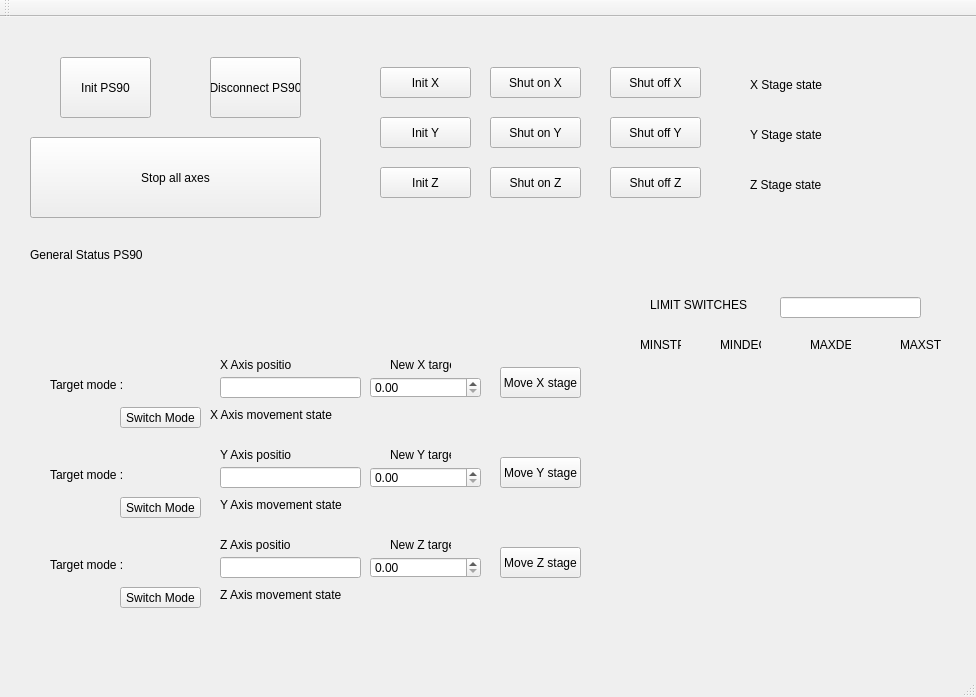
<?xml version="1.0" encoding="UTF-8"?>
<ui version="4.0">
 <class>OWIS_controller</class>
 <widget class="QMainWindow" name="OWIS_controller">
  <property name="geometry">
   <rect>
    <x>0</x>
    <y>0</y>
    <width>976</width>
    <height>697</height>
   </rect>
  </property>
  <property name="windowTitle">
   <string>OWIS_controller</string>
  </property>
  <widget class="QWidget" name="centralWidget">
   <widget class="QLabel" name="label_2">
    <property name="geometry">
     <rect>
      <x>220</x>
      <y>340</y>
      <width>71</width>
      <height>16</height>
     </rect>
    </property>
    <property name="text">
     <string>X Axis position</string>
    </property>
   </widget>
   <widget class="QLabel" name="label_8">
    <property name="geometry">
     <rect>
      <x>220</x>
      <y>520</y>
      <width>71</width>
      <height>16</height>
     </rect>
    </property>
    <property name="text">
     <string>Z Axis position</string>
    </property>
   </widget>
   <widget class="QPushButton" name="InitPS90Button">
    <property name="geometry">
     <rect>
      <x>60</x>
      <y>40</y>
      <width>91</width>
      <height>61</height>
     </rect>
    </property>
    <property name="text">
     <string>Init PS90</string>
    </property>
   </widget>
   <widget class="QLabel" name="label_10">
    <property name="geometry">
     <rect>
      <x>390</x>
      <y>520</y>
      <width>61</width>
      <height>16</height>
     </rect>
    </property>
    <property name="text">
     <string>New Z target: </string>
    </property>
   </widget>
   <widget class="QPushButton" name="moveAxisButton_X">
    <property name="geometry">
     <rect>
      <x>500</x>
      <y>350</y>
      <width>81</width>
      <height>31</height>
     </rect>
    </property>
    <property name="text">
     <string>Move X stage</string>
    </property>
   </widget>
   <widget class="QLabel" name="label_axis_movement_X">
    <property name="geometry">
     <rect>
      <x>210</x>
      <y>390</y>
      <width>161</width>
      <height>16</height>
     </rect>
    </property>
    <property name="text">
     <string>X Axis movement state</string>
    </property>
   </widget>
   <widget class="QLabel" name="label_axis_target_mode_Z">
    <property name="geometry">
     <rect>
      <x>50</x>
      <y>540</y>
      <width>141</width>
      <height>16</height>
     </rect>
    </property>
    <property name="text">
     <string>Target mode :</string>
    </property>
   </widget>
   <widget class="QLabel" name="label_axis_movement_Y">
    <property name="geometry">
     <rect>
      <x>220</x>
      <y>480</y>
      <width>161</width>
      <height>16</height>
     </rect>
    </property>
    <property name="text">
     <string>Y Axis movement state</string>
    </property>
   </widget>
   <widget class="QLabel" name="label_axis_movement_Z">
    <property name="geometry">
     <rect>
      <x>220</x>
      <y>570</y>
      <width>161</width>
      <height>16</height>
     </rect>
    </property>
    <property name="text">
     <string>Z Axis movement state</string>
    </property>
   </widget>
   <widget class="QPushButton" name="switchModeButton_X">
    <property name="geometry">
     <rect>
      <x>120</x>
      <y>390</y>
      <width>81</width>
      <height>21</height>
     </rect>
    </property>
    <property name="text">
     <string>Switch Mode</string>
    </property>
   </widget>
   <widget class="QLabel" name="label_axis_target_mode_Y">
    <property name="geometry">
     <rect>
      <x>50</x>
      <y>450</y>
      <width>141</width>
      <height>16</height>
     </rect>
    </property>
    <property name="text">
     <string>Target mode :</string>
    </property>
   </widget>
   <widget class="QLabel" name="label_axis_target_mode_X">
    <property name="geometry">
     <rect>
      <x>50</x>
      <y>360</y>
      <width>141</width>
      <height>16</height>
     </rect>
    </property>
    <property name="text">
     <string>Target mode :</string>
    </property>
   </widget>
   <widget class="QLineEdit" name="lineEdit_axis_pos_Y">
    <property name="geometry">
     <rect>
      <x>220</x>
      <y>450</y>
      <width>141</width>
      <height>21</height>
     </rect>
    </property>
    <property name="readOnly">
     <bool>true</bool>
    </property>
   </widget>
   <widget class="QDoubleSpinBox" name="doubleSpinBox_newTarget_value_X">
    <property name="geometry">
     <rect>
      <x>370</x>
      <y>360</y>
      <width>111</width>
      <height>21</height>
     </rect>
    </property>
    <property name="mouseTracking">
     <bool>false</bool>
    </property>
   </widget>
   <widget class="QPushButton" name="moveAxisButton_Y">
    <property name="geometry">
     <rect>
      <x>500</x>
      <y>440</y>
      <width>81</width>
      <height>31</height>
     </rect>
    </property>
    <property name="text">
     <string>Move Y stage</string>
    </property>
   </widget>
   <widget class="QDoubleSpinBox" name="doubleSpinBox_newTarget_value_Y">
    <property name="geometry">
     <rect>
      <x>370</x>
      <y>450</y>
      <width>111</width>
      <height>21</height>
     </rect>
    </property>
   </widget>
   <widget class="QPushButton" name="stopButton">
    <property name="geometry">
     <rect>
      <x>30</x>
      <y>120</y>
      <width>291</width>
      <height>81</height>
     </rect>
    </property>
    <property name="text">
     <string>Stop all axes</string>
    </property>
   </widget>
   <widget class="QLabel" name="label_7">
    <property name="geometry">
     <rect>
      <x>390</x>
      <y>430</y>
      <width>61</width>
      <height>16</height>
     </rect>
    </property>
    <property name="text">
     <string>New Y target: </string>
    </property>
   </widget>
   <widget class="QLabel" name="label_5">
    <property name="geometry">
     <rect>
      <x>220</x>
      <y>430</y>
      <width>71</width>
      <height>16</height>
     </rect>
    </property>
    <property name="text">
     <string>Y Axis position</string>
    </property>
   </widget>
   <widget class="QPushButton" name="switchModeButton_Y">
    <property name="geometry">
     <rect>
      <x>120</x>
      <y>480</y>
      <width>81</width>
      <height>21</height>
     </rect>
    </property>
    <property name="text">
     <string>Switch Mode</string>
    </property>
   </widget>
   <widget class="QLineEdit" name="lineEdit_axis_pos_X">
    <property name="geometry">
     <rect>
      <x>220</x>
      <y>360</y>
      <width>141</width>
      <height>21</height>
     </rect>
    </property>
    <property name="readOnly">
     <bool>true</bool>
    </property>
   </widget>
   <widget class="QPushButton" name="switchModeButton_Z">
    <property name="geometry">
     <rect>
      <x>120</x>
      <y>570</y>
      <width>81</width>
      <height>21</height>
     </rect>
    </property>
    <property name="text">
     <string>Switch Mode</string>
    </property>
   </widget>
   <widget class="QLineEdit" name="lineEdit_axis_pos_Z">
    <property name="geometry">
     <rect>
      <x>220</x>
      <y>540</y>
      <width>141</width>
      <height>21</height>
     </rect>
    </property>
    <property name="readOnly">
     <bool>true</bool>
    </property>
   </widget>
   <widget class="QDoubleSpinBox" name="doubleSpinBox_newTarget_value_Z">
    <property name="geometry">
     <rect>
      <x>370</x>
      <y>540</y>
      <width>111</width>
      <height>21</height>
     </rect>
    </property>
   </widget>
   <widget class="QPushButton" name="moveAxisButton_Z">
    <property name="geometry">
     <rect>
      <x>500</x>
      <y>530</y>
      <width>81</width>
      <height>31</height>
     </rect>
    </property>
    <property name="text">
     <string>Move Z stage</string>
    </property>
   </widget>
   <widget class="QLabel" name="label_4">
    <property name="geometry">
     <rect>
      <x>390</x>
      <y>340</y>
      <width>61</width>
      <height>16</height>
     </rect>
    </property>
    <property name="text">
     <string>New X target: </string>
    </property>
   </widget>
   <widget class="QPushButton" name="InitStageButton_X">
    <property name="geometry">
     <rect>
      <x>380</x>
      <y>50</y>
      <width>91</width>
      <height>31</height>
     </rect>
    </property>
    <property name="text">
     <string>Init X</string>
    </property>
   </widget>
   <widget class="QPushButton" name="InitStageButton_Y">
    <property name="geometry">
     <rect>
      <x>380</x>
      <y>100</y>
      <width>91</width>
      <height>31</height>
     </rect>
    </property>
    <property name="text">
     <string>Init Y</string>
    </property>
   </widget>
   <widget class="QPushButton" name="InitStageButton_Z">
    <property name="geometry">
     <rect>
      <x>380</x>
      <y>150</y>
      <width>91</width>
      <height>31</height>
     </rect>
    </property>
    <property name="text">
     <string>Init Z</string>
    </property>
   </widget>
   <widget class="QLabel" name="label_stage_state_X">
    <property name="geometry">
     <rect>
      <x>750</x>
      <y>60</y>
      <width>161</width>
      <height>16</height>
     </rect>
    </property>
    <property name="text">
     <string>X Stage state</string>
    </property>
   </widget>
   <widget class="QLabel" name="label_stage_state_Y">
    <property name="geometry">
     <rect>
      <x>750</x>
      <y>110</y>
      <width>161</width>
      <height>16</height>
     </rect>
    </property>
    <property name="text">
     <string>Y Stage state</string>
    </property>
   </widget>
   <widget class="QLabel" name="label_stage_state_Z">
    <property name="geometry">
     <rect>
      <x>750</x>
      <y>160</y>
      <width>161</width>
      <height>16</height>
     </rect>
    </property>
    <property name="text">
     <string>Z Stage state</string>
    </property>
   </widget>
   <widget class="QPushButton" name="ShutOffStage_X">
    <property name="geometry">
     <rect>
      <x>610</x>
      <y>50</y>
      <width>91</width>
      <height>31</height>
     </rect>
    </property>
    <property name="text">
     <string>Shut off X</string>
    </property>
   </widget>
   <widget class="QPushButton" name="ShutOffStage_Y">
    <property name="geometry">
     <rect>
      <x>610</x>
      <y>100</y>
      <width>91</width>
      <height>31</height>
     </rect>
    </property>
    <property name="text">
     <string>Shut off Y</string>
    </property>
   </widget>
   <widget class="QPushButton" name="ShutOffStage_Z">
    <property name="geometry">
     <rect>
      <x>610</x>
      <y>150</y>
      <width>91</width>
      <height>31</height>
     </rect>
    </property>
    <property name="text">
     <string>Shut off Z</string>
    </property>
   </widget>
   <widget class="QPushButton" name="DisconnectButton">
    <property name="geometry">
     <rect>
      <x>210</x>
      <y>40</y>
      <width>91</width>
      <height>61</height>
     </rect>
    </property>
    <property name="text">
     <string>Disconnect PS90</string>
    </property>
   </widget>
   <widget class="QLabel" name="label_PS90_general_status">
    <property name="geometry">
     <rect>
      <x>30</x>
      <y>230</y>
      <width>161</width>
      <height>16</height>
     </rect>
    </property>
    <property name="text">
     <string>General Status PS90</string>
    </property>
   </widget>
   <widget class="QPushButton" name="ShutOnStage_X">
    <property name="geometry">
     <rect>
      <x>490</x>
      <y>50</y>
      <width>91</width>
      <height>31</height>
     </rect>
    </property>
    <property name="text">
     <string>Shut on X</string>
    </property>
   </widget>
   <widget class="QPushButton" name="ShutOnStage_Y">
    <property name="geometry">
     <rect>
      <x>490</x>
      <y>100</y>
      <width>91</width>
      <height>31</height>
     </rect>
    </property>
    <property name="text">
     <string>Shut on Y</string>
    </property>
   </widget>
   <widget class="QPushButton" name="ShutOnStage_Z">
    <property name="geometry">
     <rect>
      <x>490</x>
      <y>150</y>
      <width>91</width>
      <height>31</height>
     </rect>
    </property>
    <property name="text">
     <string>Shut on Z</string>
    </property>
   </widget>
   <widget class="QLabel" name="label_3">
    <property name="geometry">
     <rect>
      <x>640</x>
      <y>320</y>
      <width>41</width>
      <height>16</height>
     </rect>
    </property>
    <property name="text">
     <string>MINSTP</string>
    </property>
   </widget>
   <widget class="QLabel" name="label_6">
    <property name="geometry">
     <rect>
      <x>720</x>
      <y>320</y>
      <width>41</width>
      <height>16</height>
     </rect>
    </property>
    <property name="text">
     <string>MINDEC</string>
    </property>
   </widget>
   <widget class="QLabel" name="label_9">
    <property name="geometry">
     <rect>
      <x>810</x>
      <y>320</y>
      <width>41</width>
      <height>16</height>
     </rect>
    </property>
    <property name="text">
     <string>MAXDEC</string>
    </property>
   </widget>
   <widget class="QLabel" name="label_11">
    <property name="geometry">
     <rect>
      <x>900</x>
      <y>320</y>
      <width>41</width>
      <height>16</height>
     </rect>
    </property>
    <property name="text">
     <string>MAXSTP</string>
    </property>
   </widget>
   <widget class="QLabel" name="label_12">
    <property name="geometry">
     <rect>
      <x>650</x>
      <y>280</y>
      <width>111</width>
      <height>16</height>
     </rect>
    </property>
    <property name="text">
     <string>LIMIT SWITCHES</string>
    </property>
   </widget>
   <widget class="QLabel" name="label_minstp_x">
    <property name="geometry">
     <rect>
      <x>630</x>
      <y>360</y>
      <width>61</width>
      <height>16</height>
     </rect>
    </property>
    <property name="text">
     <string/>
    </property>
   </widget>
   <widget class="QLabel" name="label_mindec_x">
    <property name="geometry">
     <rect>
      <x>720</x>
      <y>360</y>
      <width>61</width>
      <height>16</height>
     </rect>
    </property>
    <property name="text">
     <string/>
    </property>
   </widget>
   <widget class="QLabel" name="label_maxdec_x">
    <property name="geometry">
     <rect>
      <x>800</x>
      <y>360</y>
      <width>61</width>
      <height>16</height>
     </rect>
    </property>
    <property name="text">
     <string/>
    </property>
   </widget>
   <widget class="QLabel" name="label_maxstp_x">
    <property name="geometry">
     <rect>
      <x>890</x>
      <y>360</y>
      <width>61</width>
      <height>16</height>
     </rect>
    </property>
    <property name="text">
     <string/>
    </property>
   </widget>
   <widget class="QLabel" name="label_maxdec_y">
    <property name="geometry">
     <rect>
      <x>800</x>
      <y>450</y>
      <width>61</width>
      <height>16</height>
     </rect>
    </property>
    <property name="text">
     <string/>
    </property>
   </widget>
   <widget class="QLabel" name="label_minstp_y">
    <property name="geometry">
     <rect>
      <x>630</x>
      <y>450</y>
      <width>61</width>
      <height>16</height>
     </rect>
    </property>
    <property name="text">
     <string/>
    </property>
   </widget>
   <widget class="QLabel" name="label_mindec_y">
    <property name="geometry">
     <rect>
      <x>720</x>
      <y>450</y>
      <width>61</width>
      <height>16</height>
     </rect>
    </property>
    <property name="text">
     <string/>
    </property>
   </widget>
   <widget class="QLabel" name="label_maxstp_y">
    <property name="geometry">
     <rect>
      <x>890</x>
      <y>450</y>
      <width>61</width>
      <height>16</height>
     </rect>
    </property>
    <property name="text">
     <string/>
    </property>
   </widget>
   <widget class="QLabel" name="label_maxdec_z">
    <property name="geometry">
     <rect>
      <x>800</x>
      <y>540</y>
      <width>61</width>
      <height>16</height>
     </rect>
    </property>
    <property name="text">
     <string/>
    </property>
   </widget>
   <widget class="QLabel" name="label_minstp_z">
    <property name="geometry">
     <rect>
      <x>630</x>
      <y>540</y>
      <width>61</width>
      <height>16</height>
     </rect>
    </property>
    <property name="text">
     <string/>
    </property>
   </widget>
   <widget class="QLabel" name="label_mindec_z">
    <property name="geometry">
     <rect>
      <x>720</x>
      <y>540</y>
      <width>61</width>
      <height>16</height>
     </rect>
    </property>
    <property name="text">
     <string/>
    </property>
   </widget>
   <widget class="QLabel" name="label_maxstp_z">
    <property name="geometry">
     <rect>
      <x>890</x>
      <y>540</y>
      <width>61</width>
      <height>16</height>
     </rect>
    </property>
    <property name="text">
     <string/>
    </property>
   </widget>
   <widget class="QLineEdit" name="lineEdit_GetSwitchInput">
    <property name="geometry">
     <rect>
      <x>780</x>
      <y>280</y>
      <width>141</width>
      <height>21</height>
     </rect>
    </property>
    <property name="readOnly">
     <bool>true</bool>
    </property>
   </widget>
  </widget>
  <widget class="QMenuBar" name="menuBar">
   <property name="geometry">
    <rect>
     <x>0</x>
     <y>0</y>
     <width>976</width>
     <height>21</height>
    </rect>
   </property>
  </widget>
  <widget class="QToolBar" name="mainToolBar">
   <attribute name="toolBarArea">
    <enum>TopToolBarArea</enum>
   </attribute>
   <attribute name="toolBarBreak">
    <bool>false</bool>
   </attribute>
  </widget>
  <widget class="QStatusBar" name="statusBar"/>
 </widget>
 <layoutdefault spacing="6" margin="11"/>
 <resources/>
 <connections/>
</ui>
